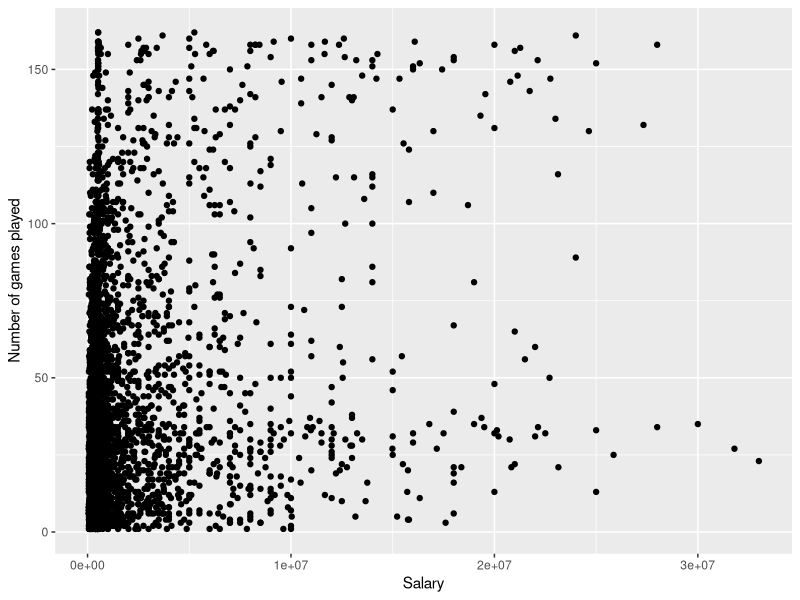
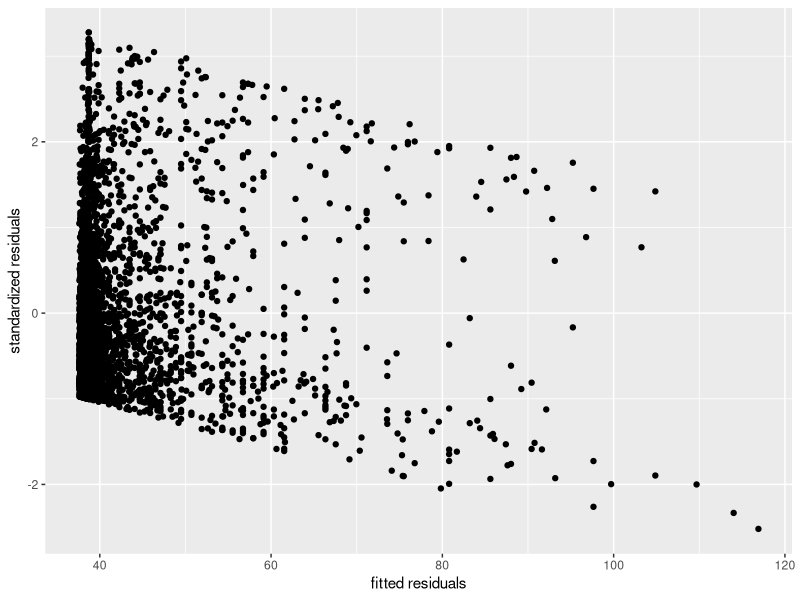
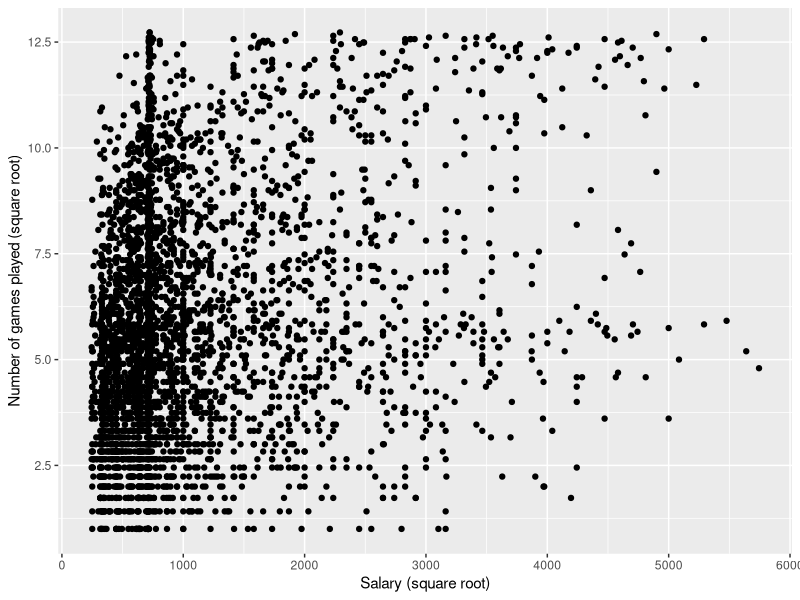
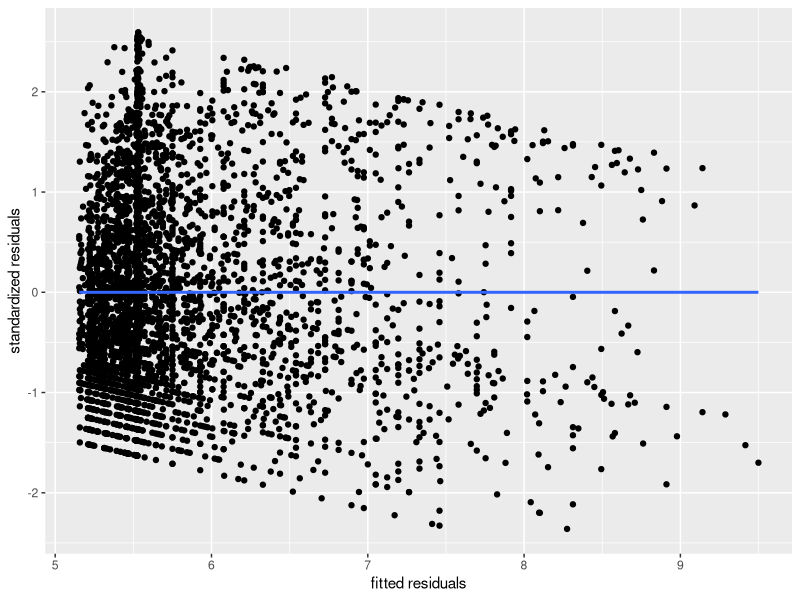

Source code (R) for these figures, in order: (Note: this script raises an error after producing the figures.)
## ---- chunk 1
require(ggplot2)
## ---- chunk 2
# data set of just last year of every player 
filtered_lahman <- read.csv("Lahman_filtered.csv", header=TRUE)
filtered_lahman <- filtered_lahman[complete.cases(filtered_lahman), ]

#filtered_lahman %>%
  ggplot(filtered_lahman, aes(x=(salary), y=(G)))  + xlab("Salary") + ylab("Number of games played") +
  geom_point() 
## ---- chunk 3

# linear regression 
games_salary_lm <- lm((G)~(salary), data = filtered_lahman)

#games_salary_lm %>%
  ggplot(games_salary_lm, aes(x=fitted(games_salary_lm), y=rstandard(games_salary_lm)))  +
  geom_point()  + xlab("fitted residuals")  + ylab("standardized residuals")
  geom_smooth(method = "lm", se = FALSE)
## ---- chunk 4
#filtered_lahman %>%
  ggplot(filtered_lahman,aes(x=sqrt(salary), y=sqrt(G)))  + xlab("Salary (square root)") + ylab("Number of games played (square root)") +
  geom_point() 
## ---- chunk 5
# linear regression on transformed data
games_salary_lm_sqrt <- lm(sqrt(G)~sqrt(salary), data = filtered_lahman)

#games_salary_lm_sqrt %>%
  ggplot(games_salary_lm_sqrt, aes(x=fitted(games_salary_lm_sqrt), y=rstandard(games_salary_lm_sqrt)))  +
  geom_point() + xlab("fitted residuals")  + ylab("standardized residuals") +
  geom_smooth(method = "lm", se = FALSE)
## ---- chunk 6
summary(games_salary_lm_sqrt)
## ---- chunk 7
newcredit <- data.frame(Limit=c(2000, 5000, 7000))
crit_val <- qt(.975, glance(credit_lm)$df.resid)
credit_pred <- augment(credit_lm, newdata=newcredit, type.predict = "response")
# the SE of the predictions also include the overall variability of the model
.se.pred <- sqrt(glance(credit_lm)$sigma^2 + credit_pred$.se.fit)
credit_pred <- credit_pred %>%
mutate(lower_PI = .fitted - crit_val * .se.pred,
upper_PI = .fitted + crit_val * .se.pred,
lower_CI = .fitted - crit_val * .se.fit,
upper_CI = .fitted + crit_val * .se.fit)
credit_pred
## ---- chunk 8
newcredit <- data.frame(Limit=c(2000, 5000, 7000))
crit_val <- qt(.975, glance(credit_lm)$df.resid)
credit_pred <- augment(credit_lm, newdata=newcredit, type.predict = "response")
# the SE of the predictions also include the overall variability of the model
.se.pred <- sqrt(glance(credit_lm)$sigma^2 + credit_pred$.se.fit)
credit_pred <- credit_pred %>%
mutate(lower_PI = .fitted - crit_val * .se.pred,
upper_PI = .fitted + crit_val * .se.pred,
lower_CI = .fitted - crit_val * .se.fit,
upper_CI = .fitted + crit_val * .se.fit)
credit_pred
